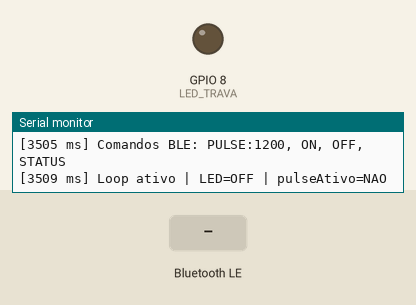
A sketch run on a simulated ESP32-S3. On the bench: output pins drawn as LEDs (lit = HIGH), the last lines printed to the serial monitor. The test bench sets the inputs (shaded band). Nothing arrives over Bluetooth unless stated; a phone connects over Bluetooth LE 3 s after start.

Above: at 4.7 s.
4.8 s: Bluetooth LE write "PULSE:" received
At 5.7 s:
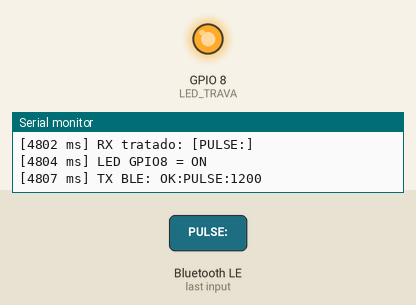
7.5 s: Bluetooth LE write "ON" received
At 8.2 s:
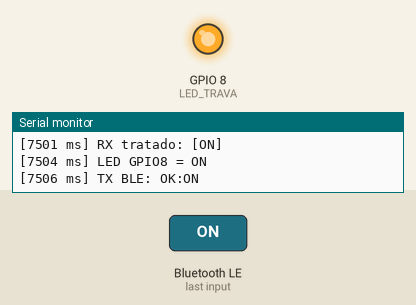
9.0 s: Bluetooth LE write "OFF" received
At 9.3 s:
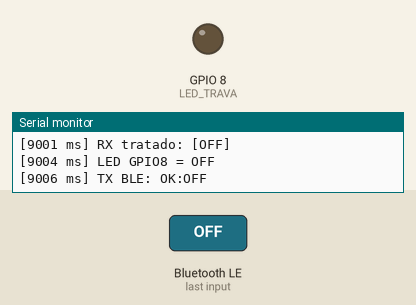
Timing chart, 0 to 12.0 s (numbered marks = the images above; inputs shaded):
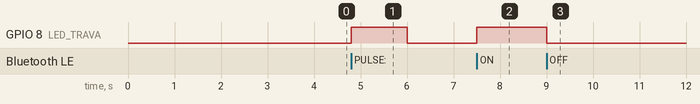

The sketch:

InnoLock_Teste_BLE.ino
```cpp
#include <Arduino.h>
#include <NimBLEDevice.h>

#define SERVICE_UUID "6E400001-B5A3-F393-E0A9-E50E24DCCA9E"
#define RX_UUID      "6E400002-B5A3-F393-E0A9-E50E24DCCA9E"
#define TX_UUID      "6E400003-B5A3-F393-E0A9-E50E24DCCA9E"

#define LED_TRAVA 8
#define LED_ATIVO_LOW false

NimBLECharacteristic* txCharacteristic = nullptr;

bool ledLigado = false;
bool pulseAtivo = false;
unsigned long pulseInicio = 0;
unsigned long pulseDuracao = 0;

void logMsg(const String& msg) {
  Serial.print("[");
  Serial.print(millis());
  Serial.print(" ms] ");
  Serial.println(msg);
  Serial.flush();
}

void writeLed(bool ligar) {
  ledLigado = ligar;

  if (LED_ATIVO_LOW) {
    digitalWrite(LED_TRAVA, ligar ? LOW : HIGH);
  } else {
    digitalWrite(LED_TRAVA, ligar ? HIGH : LOW);
  }

  logMsg(String("LED GPIO8 = ") + (ligar ? "ON" : "OFF"));
}

void sendBle(const String& msg) {
  logMsg("TX BLE: " + msg);

  if (txCharacteristic != nullptr) {
    txCharacteristic->setValue(msg.c_str());
    txCharacteristic->notify();
  }
}

void processCommand(String cmd) {
  logMsg("RX bruto: [" + cmd + "]");

  cmd.trim();
  cmd.replace("\r", "");
  cmd.replace("\n", "");
  cmd.toUpperCase();

  logMsg("RX tratado: [" + cmd + "]");

  if (cmd.startsWith("PULSE:")) {
    int tempoMs = cmd.substring(6).toInt();

    if (tempoMs <= 0) {
      tempoMs = 1200;
    }

    pulseAtivo = true;
    pulseInicio = millis();
    pulseDuracao = tempoMs;

    writeLed(true);
    sendBle("OK:PULSE:" + String(tempoMs));
    return;
  }

  if (cmd == "ON") {
    pulseAtivo = false;
    writeLed(true);
    sendBle("OK:ON");
    return;
  }

  if (cmd == "OFF") {
    pulseAtivo = false;
    writeLed(false);
    sendBle("OK:OFF");
    return;
  }

  if (cmd == "STATUS") {
    sendBle(String("STATUS:LED=") + (ledLigado ? "ON" : "OFF") +
            ";PULSE=" + (pulseAtivo ? "ON" : "OFF"));
    return;
  }

  sendBle("ERRO:COMANDO_INVALIDO:" + cmd);
}

class RxCallbacks : public NimBLECharacteristicCallbacks {
  void onWrite(NimBLECharacteristic* characteristic, NimBLEConnInfo& connInfo) override {
    std::string value = characteristic->getValue();

    logMsg("onWrite chamado. Bytes recebidos: " + String(value.length()));

    if (value.length() > 0) {
      processCommand(String(value.c_str()));
    }
  }
};

void setup() {
  Serial.begin(115200);
  delay(3000);

  logMsg("BOOT Inno Lock - BLE LED GPIO8");

  pinMode(LED_TRAVA, OUTPUT);
  writeLed(false);

  NimBLEDevice::init("");

  String mac = NimBLEDevice::getAddress().toString().c_str();
  mac.replace(":", "");
  mac.toUpperCase();

  String nomeBle = "InnoLock_" + mac;

  NimBLEDevice::deinit();
  delay(500);

  logMsg("Nome BLE: " + nomeBle);

  NimBLEDevice::init(nomeBle.c_str());
  NimBLEDevice::setPower(ESP_PWR_LVL_P9);

  NimBLEServer* server = NimBLEDevice::createServer();
  NimBLEService* service = server->createService(SERVICE_UUID);

  NimBLECharacteristic* rxCharacteristic = service->createCharacteristic(
    RX_UUID,
    NIMBLE_PROPERTY::WRITE | NIMBLE_PROPERTY::WRITE_NR
  );

  rxCharacteristic->setCallbacks(new RxCallbacks());

  txCharacteristic = service->createCharacteristic(
    TX_UUID,
    NIMBLE_PROPERTY::READ | NIMBLE_PROPERTY::NOTIFY
  );

  txCharacteristic->setValue("InnoLock pronto");

  server->start();

  NimBLEAdvertising* advertising = NimBLEDevice::getAdvertising();

  // Advertising simples, pois foi o que funcionou nos seus testes.
  advertising->setName(nomeBle.c_str());

  bool advOk = advertising->start();

  logMsg(String("Advertising: ") + (advOk ? "OK" : "FALHOU"));
  logMsg("Procure por: " + nomeBle);
  logMsg("Comandos BLE: PULSE:1200, ON, OFF, STATUS");
}

void loop() {
  if (pulseAtivo) {
    unsigned long decorrido = millis() - pulseInicio;

    if (decorrido >= pulseDuracao) {
      pulseAtivo = false;
      writeLed(false);
      sendBle("OK:PULSE_END");
    }
  }

  static unsigned long lastLog = 0;

  if (millis() - lastLog >= 3000) {
    lastLog = millis();

    logMsg(String("Loop ativo | LED=") +
           (ledLigado ? "ON" : "OFF") +
           " | pulseAtivo=" +
           (pulseAtivo ? "SIM" : "NAO"));
  }
}
```

Measured:
- after the input at 4.8 s, GPIO 8 (LED_TRAVA): LOW → HIGH at once, → LOW 1.2 s later
- after the input at 7.5 s, GPIO 8 (LED_TRAVA): LOW → HIGH at once
- after the input at 9.0 s, GPIO 8 (LED_TRAVA): HIGH → LOW at once
